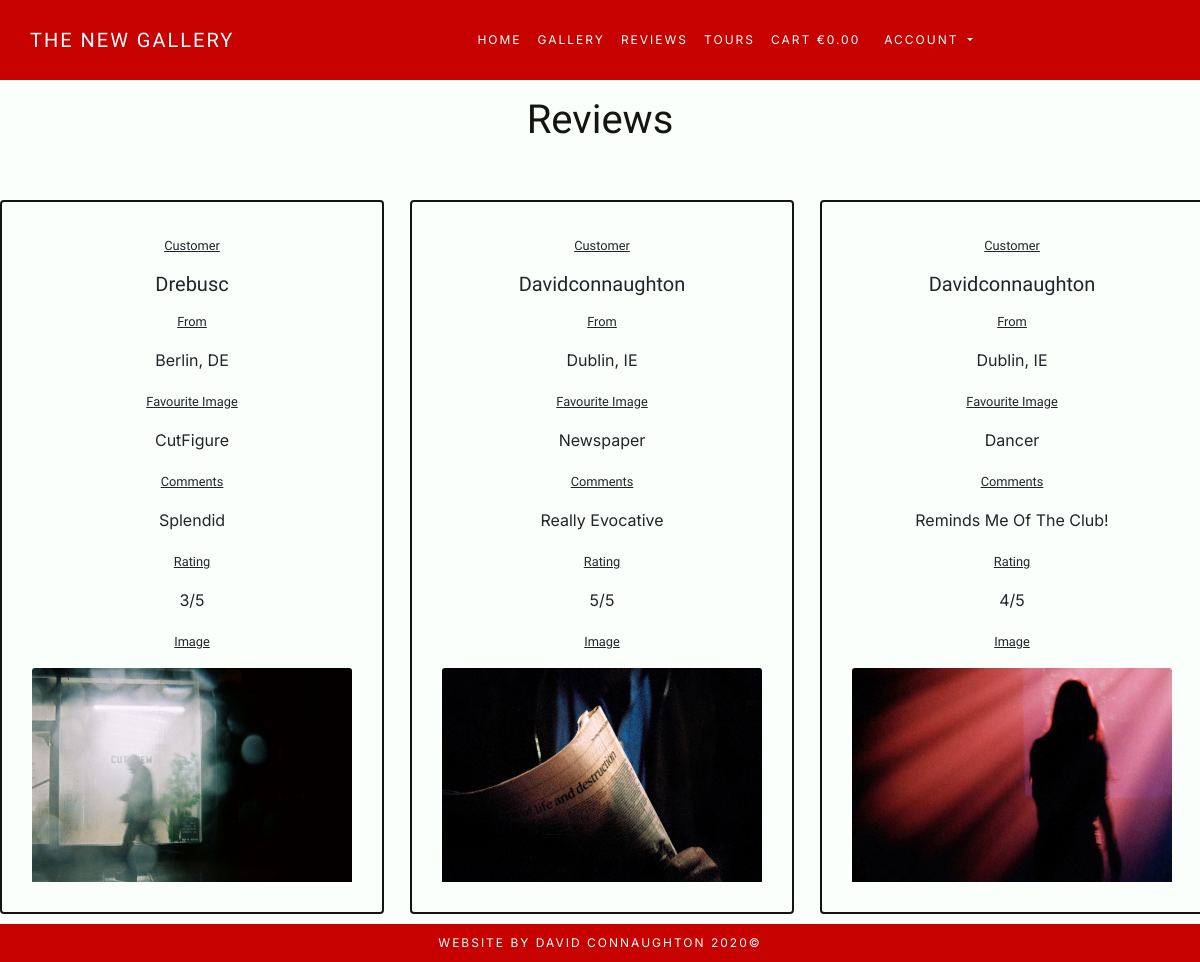
/reviews/, run on an earlier commit of the app's database.
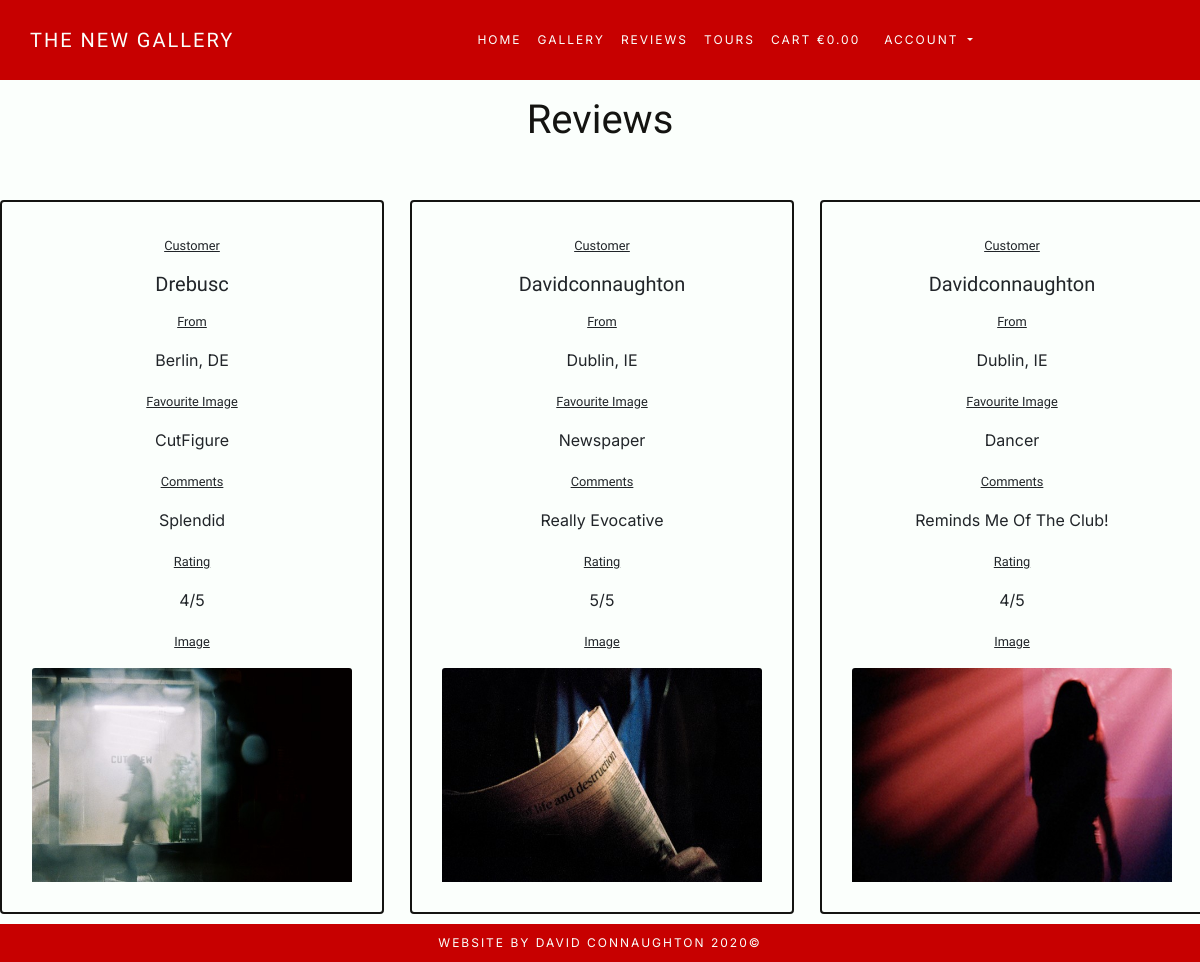
And on a later commit of the database.
### reviews/models.py (models this page shows, shortened)
class Review(models.Model):
    ONE = 1
    TWO = 2
    THREE = 3
    FOUR = 4
    FIVE = 5
    RATING_CHOICES = (
        (ONE, 1),
        (TWO, 2),
        (THREE, 3),
        (FOUR, 4),
        (FIVE, 5),
    )
    favourite_image = models.ForeignKey(
        'Image', null=True, blank=True, on_delete=models.CASCADE)
    user = models.ForeignKey(User, on_delete=models.CASCADE)
    city = models.CharField(max_length=20, null=False, blank=False)
    country = CountryField(
        blank_label='Country', null=False, blank=False
    )
    review = models.TextField(max_length=200, null=False, blank=False)
    date_posted = models.DateTimeField(default=timezone.now)
    rating = models.IntegerField(choices=RATING_CHOICES, default=ONE)

class Image(models.Model):
    class Meta:
        verbose_name_plural = 'Images'
    image = models.CharField(max_length=100)
    def __str__(self):
        return self.image

### reviews/views.py (the view)
# urls.py: path('', ReviewListView.as_view(), name='reviews'),
class ReviewListView(ListView):
    model = Review
    template_name = 'reviews/reviews.html'
    context_object_name = 'reviews'

### cart/contexts.py (called while the page is built, shortened)
def cart_contents(request):
    cart_items = []
    total = 0
    photo_count = 0
    cart = request.session.get('cart', {})
    context = {
        'cart_items': cart_items,
        'total': total,
        'photo_count': photo_count,
    }
    return context

### reviews/templates/reviews/reviews.html (shortened to what this page needs)
{% extends "base.html" %}
{% load static %}
{% block extra_css %}
<link rel="stylesheet" href="{% static 'reviews/css/reviews.css' %}">
{% endblock %}
{% block content %}
    <div class="container-fluid mx-auto row justify-content-center">
        <h1 class="mt-5 pt-5 header profile-header">Reviews</h1>
        <br>
    </div>
    <section>
        <div class="row">
            {% for review in reviews %}
                <div class="col-12 col-md-4">
                    <div class="card m-5 mx-auto text-center card-outline">
                        <div class="card-body">
                            <p>
                                <small class="small">Customer</small>
                            </p>
                            <h5 class="card-title">{{ review.user }}</h5>
                            <p>
                                <small class="small">From</small>
                            </p>
                            <p class="card-text review-text">{{ review.city }}, {{ review.country }}</p>
                            <p>
                                <small class="small">Favourite Image</small>
                            </p>
                            <p class="card-text review-text">{{ review.favourite_image }}</p>
                            <p>
                                <small class="small">Comments</small>
                            </p>
                            <p class="card-text review-text">{{ review.review }}</p>
                            <p>
                                <small class="small">Rating</small>
                            </p>
                            <p class="card-text">{{ review.rating }}/5 </p>
                            <p>
                                <small class="small">Image</small>
                            </p>
                            <img class="card-img-top" src="/media/{{ review.favourite_image }}.jpg" alt="Card image cap">
                        </div>
                    </div>
                </div>
            {% endfor %}
        </div>
    </section>
{% endblock %}

### templates/base.html (shortened to what this page needs)
{% load static %}
<!DOCTYPE html>
<html lang="en">
    <head>
        {% block corecss %}
            <link rel="stylesheet" href="https://cdnjs.cloudflare.com/ajax/libs/twitter-bootstrap/4.5.2/css/bootstrap.min.css">
            <link rel="stylesheet" href="{% static 'css/base.css' %}">
        {% endblock %}
        {% block extra_css %}
        {% endblock %}
    </head>
    <body>
        {% block header %}
           <section>
               <nav class="navbar navbar-expand-lg navbar-dark fixed-top" id="navbar">
                    <a class="navbar-brand" href="{% url 'home' %}">The New Gallery</a>
                    <div class="collapse navbar-collapse" id="navbar-list">
                        <ul class="navbar-nav mx-auto text-center">
                            <li class="nav-item active">
                                <a class="nav-link" href="{% url 'home' %}">Home <span class="sr-only">(current)</span></a>
                            </li>
                            <li class="nav-item">
                                <a class="nav-link" href="{% url 'photos' %}">Gallery</a>
                            </li>
                            <li class="nav-item">
                                <a class="nav-link" href="{% url 'reviews' %}">Reviews</a>
                            </li>
                            <li class="nav-item">
                                <a class="nav-link" href="{% url 'tours' %}">Tours</a>
                            </li>
                            <li class="nav-item">
                                <li class="list-inline-item">
                                    <a class="nav-link" href="{% url 'view_cart' %}">
                                        <div class="text-center">
                                            <div>
                                                Cart
                                                {% if total %}
                                                    €{{ total|floatformat:2 }}
                                                {% else %}
                                                    €0.00
                                                {% endif %}
                                            </div>
                                        </div>
                                    </a>
                                </li>
                            </li>
                            <li class="nav-item dropdown">
                                <a class="nav-link dropdown-toggle" href="#" id="navbarDropdown" role="button" data-toggle="dropdown" aria-haspopup="true" aria-expanded="false">
                                    Account
                                </a>
                            </li>
                        </ul>
                    </div>
                </nav>
           </section>
        {% endblock %}
        {% block content %}
        {% endblock %}
        {% block footer %}
            <section>
                <footer>
                    <div class="container-fluid text-center" id="footer">
                        <div class="row">
                            <div class="col-md-12 text-center">
                                Website by David Connaughton 2020©
                            </div>
                        </div>
                    </div>
                </footer>
            </section>
        {% endblock %}
    </body>
</html>

### static/css/base.css (style rules this page uses)
html { height: 100%; }
body { font-family: 'Inter', sans-serif !important; background-color: #FBFFFC; }
h1, h2, h3, h4, h5, .small { font-family: 'Work Sans', sans-serif !important; }
.header { color: #141411; }
.navbar { background-color: #c70000; font-size: 12px; letter-spacing: 2px; text-transform: uppercase; margin: 0px; padding: 20px 0px; border-radius: 0px; }
.navbar-brand { font-size: 20px; padding-left: 30px; color: #FBFFFC !important; font-family: 'Work Sans', sans-serif !important; }
.navbar-nav :link, .navbar-nav :visited { color: #FBFFFC!important; background-color: #c70000; font-size: 12px; justify-content: center; }
#footer { background-color: #c70000; color: #FBFFFC; font-size: 12px; letter-spacing: 2px; text-transform: uppercase; text-align: center; padding: 10px 0; overflow: hidden; position: fixed; bottom: 0; }
.card { width: 24rem; }
.card-outline { border: solid #141411 2px; background-color: #FBFFFC; padding: 10px; }
.card-title { text-transform: capitalize; }
.small { text-decoration: underline; }

### reviews/static/reviews/css/reviews.css (style rules this page uses)
.review-text { text-transform: capitalize; }

What changed in the data, as far as the page shows it:
changed Review "Berlin": rating "3" → "4"
